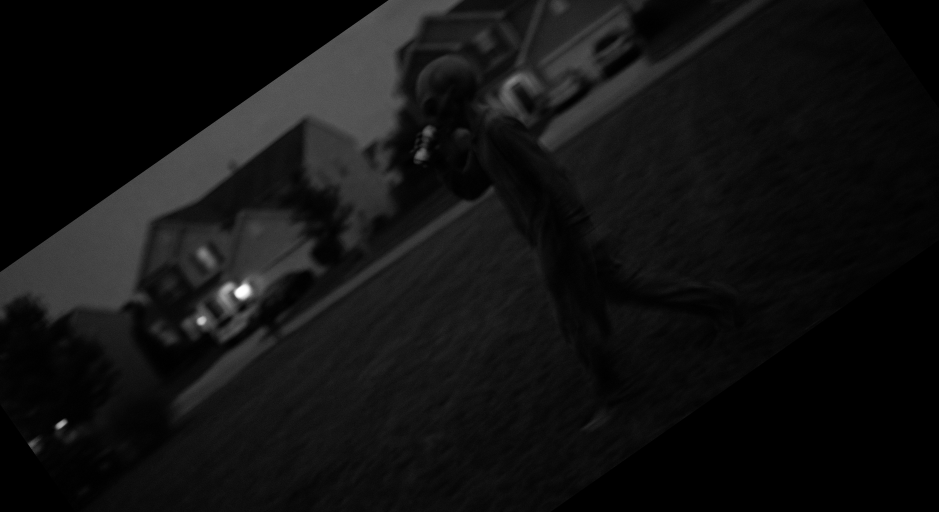
#> input picture subset_1/transform_2_rot.jpg, 2816 x 1536 px (shown at 1/3 size); its folder holds 4 pictures in this run
$ python generate_plots.py   (older library calls are emulated)
#> lines starting #> are read from the running program, lines starting #| are printed output that depends on the picture; after the words box and inside, x2 and y2 are one past the last pixel; in counts of white or black regions, pixels touching at a corner belong together
import cv2
import numpy as np
import matplotlib.pyplot as plt
import os
import random

# Configuration
subset_folder = 'subset_1' # Ensure this folder exists with your images
output_plots = 'plots'
os.makedirs(output_plots, exist_ok=True)

# Prewitt Kernels
kernel_x = np.array([[1, 0, -1], [1, 0, -1], [1, 0, -1]])
kernel_y = np.array([[1, 1, 1], [0, 0, 0], [-1, -1, -1]])

# Get list of images
images = [f for f in os.listdir(subset_folder) if f.endswith('.jpg')]
random.shuffle(images)

# Process 6 random images for the plots
for i in range(6):
    img_name = images[i]
    img_path = os.path.join(subset_folder, img_name)
    img = cv2.imread(img_path, cv2.IMREAD_GRAYSCALE)
#> img is the input picture: shape (1536, 2816); min 0, max 255, mean 18

    # Perform Techniques
    sobel_x = cv2.Sobel(img, cv2.CV_64F, 1, 0, ksize=3)
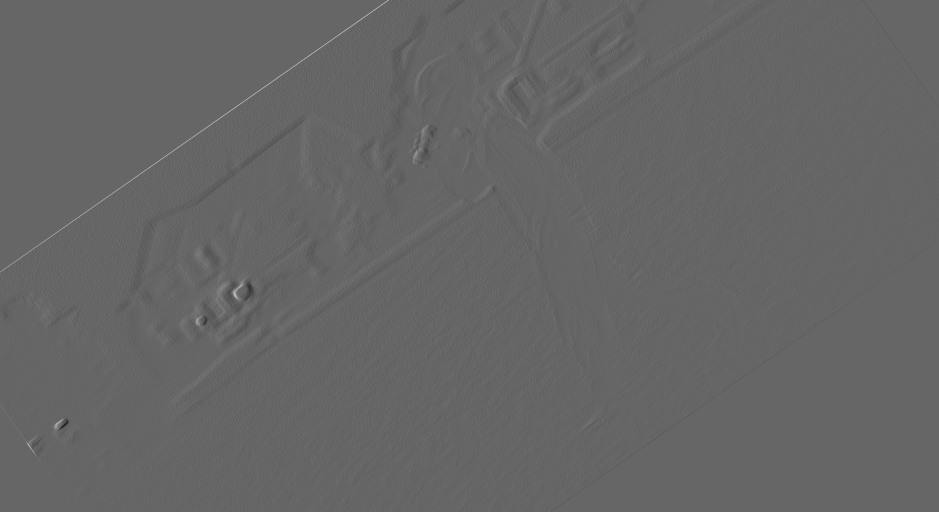
#> sobel_x: shape (1536, 2816) float64 (shown at 1/3 size); min -203, max 303, mean 0; drawn with min black and max white
    sobel_y = cv2.Sobel(img, cv2.CV_64F, 0, 1, ksize=3)
    sobel = cv2.magnitude(sobel_x, sobel_y)
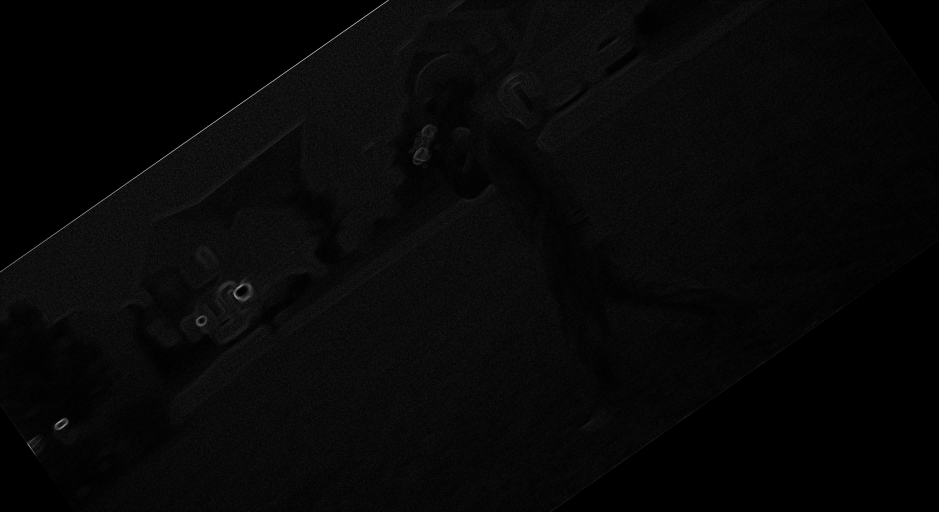
#> sobel: shape (1536, 2816) float64 (shown at 1/3 size); min 0, max 396.1, mean 12.1; drawn with min black and max white
    laplacian = cv2.Laplacian(img, cv2.CV_64F)
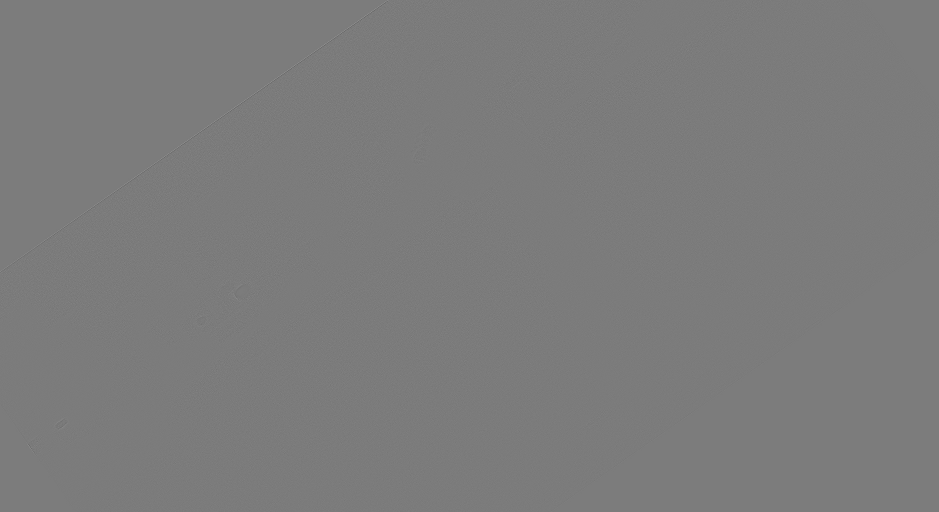
#> laplacian: shape (1536, 2816) float64 (shown at 1/3 size); min -162, max 171, mean 0; drawn with min black and max white
    canny = cv2.Canny(img, 100, 200)
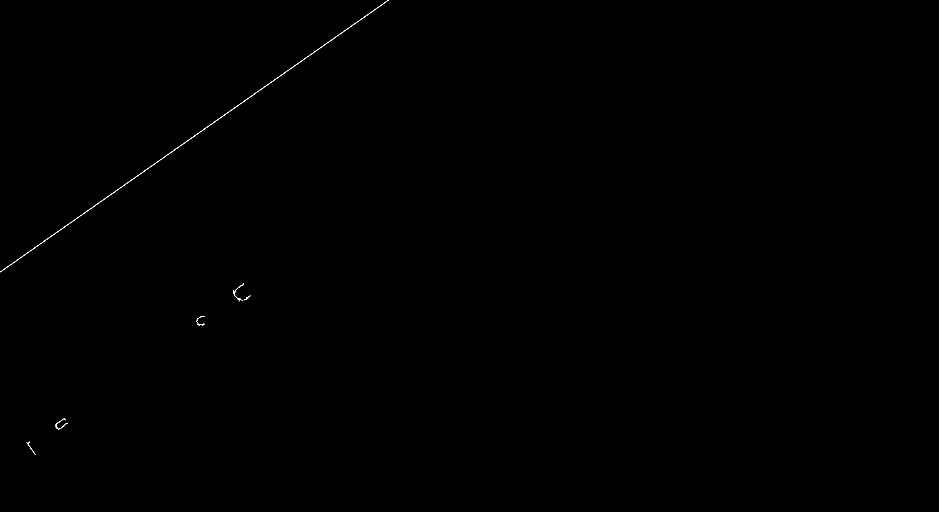
#> canny: shape (1536, 2816) (shown at 1/3 size); 0.06% white in thin lines or dots, all inside (x1, y1, x2, y2) = (0, 0, 1167, 1365)
    prewitt_x = cv2.filter2D(img, -1, kernel_x)
    prewitt_y = cv2.filter2D(img, -1, kernel_y)
    prewitt = cv2.addWeighted(prewitt_x, 0.5, prewitt_y, 0.5, 0)

    # Plotting
    fig, axes = plt.subplots(1, 5, figsize=(20, 4))
    titles = ['Input', 'Sobel', 'Laplacian', 'Canny', 'Prewitt']
    data = [img, sobel, laplacian, canny, prewitt]

    for j in range(5):
        axes[j].imshow(data[j], cmap='gray')
        axes[j].set_title(titles[j])
        axes[j].axis('off')

    plt.savefig(os.path.join(output_plots, f'plot_{i}.png'))
    plt.close()
#> pass 2 of the loop `for i in range(6):`:
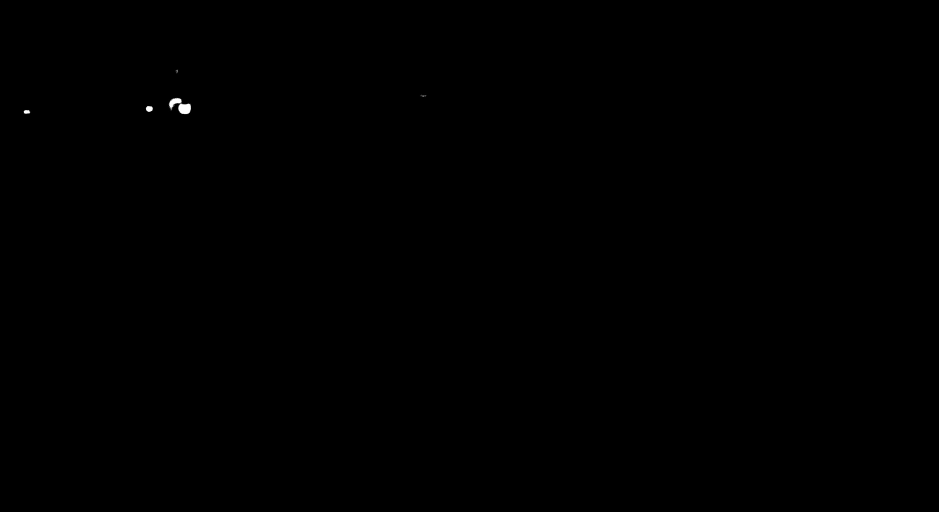
#> input picture subset_1/transform_0_scale.jpg, 2816 x 1536 px (shown at 1/3 size)
#> img is the input picture: shape (1536, 2816); min 0, max 255, mean 0.1
#> canny: shape (1536, 2816); 0.01% white in thin lines or dots, all inside (x1, y1, x2, y2) = (71, 208, 1280, 343)
#> `plt.savefig(os.path.join(output_plots, f'plot_{i}.png'))`:
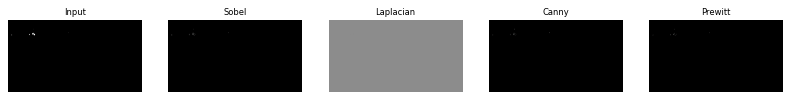
#> figure drawn by matplotlib, 5 panels
#> pass 3 of the loop `for i in range(6):`:
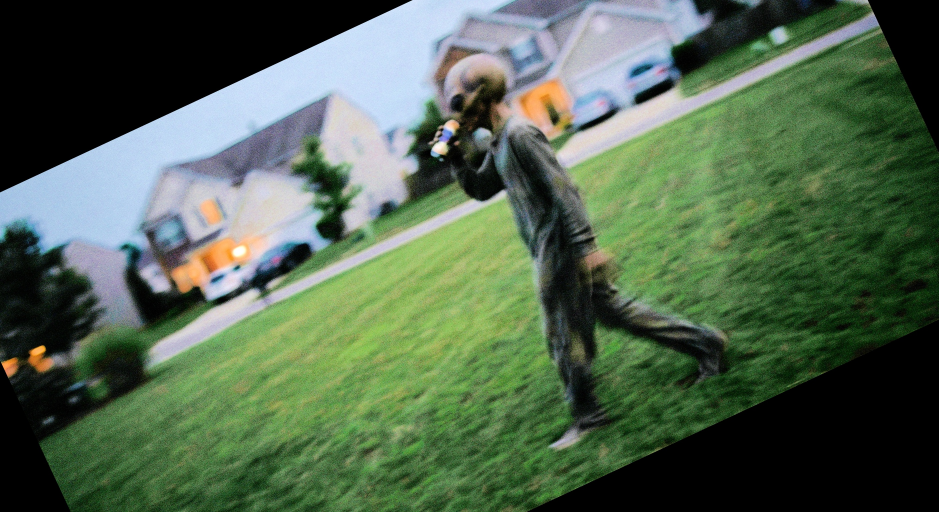
#> input picture subset_1/transform_1_rot.jpg, 2816 x 1536 px (shown at 1/3 size)
#> `laplacian = cv2.Laplacian(img, cv2.CV_64F)`:
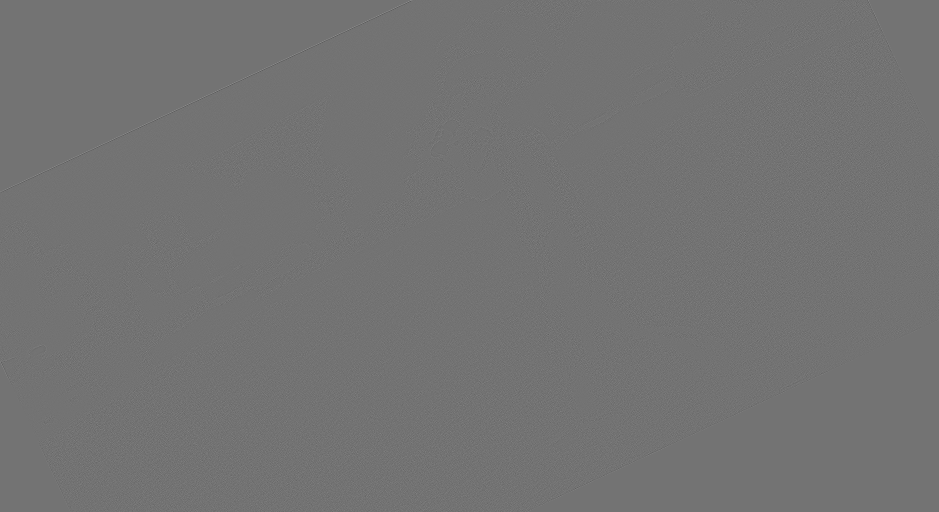
#> laplacian: shape (1536, 2816) float64 (shown at 1/3 size); min -336, max 406, mean 0; drawn with min black and max white
#> `canny = cv2.Canny(img, 100, 200)`:
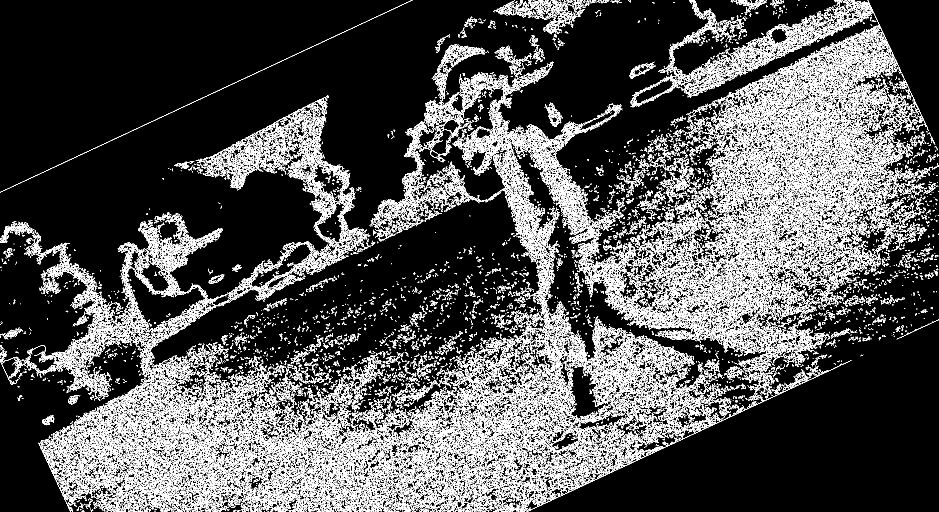
#> canny: shape (1536, 2816) (shown at 1/3 size); 13.8% white in thin lines or dots
#> (the run stopped early here; a loop or call above may not have finished)
